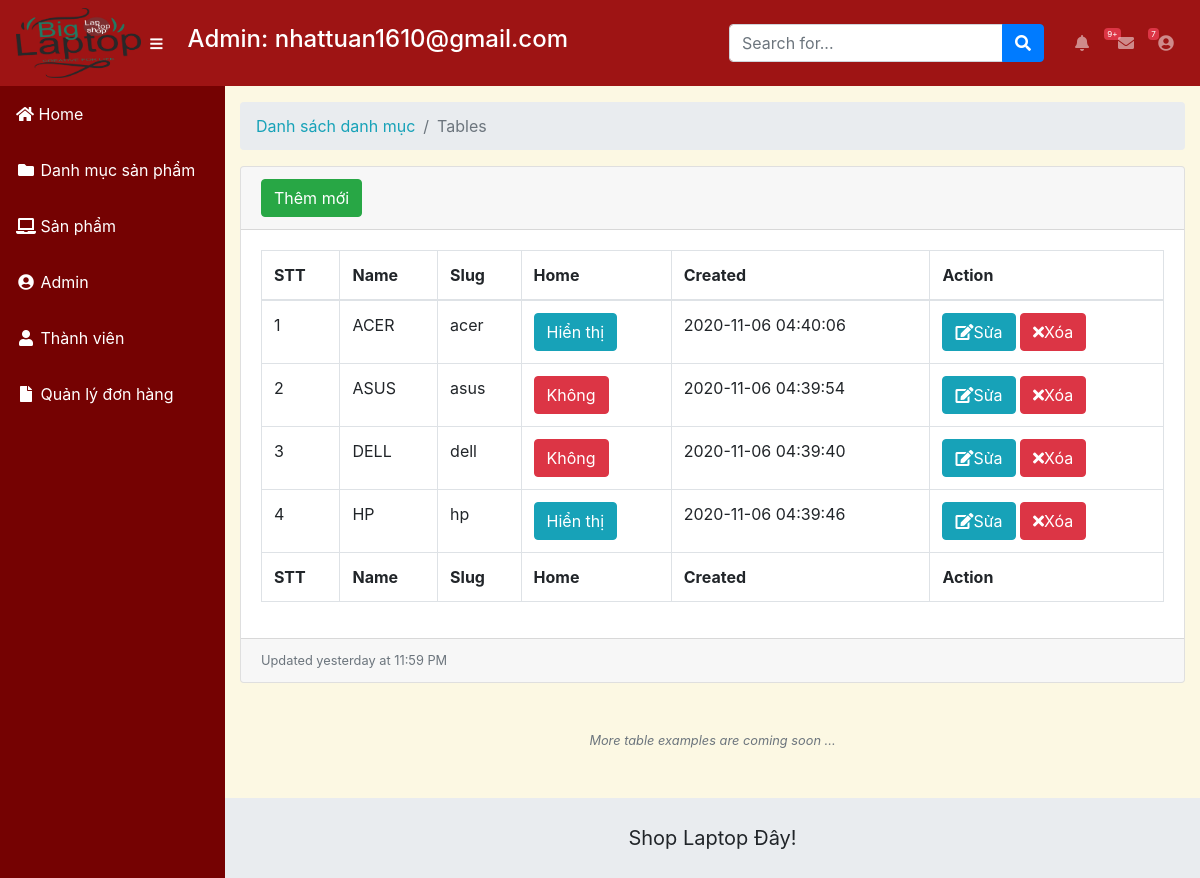
Page /weblaptop/admin/modules/category/index.php (signed in) on the committed database.
### tables this page shows
CREATE TABLE `category` (
  `id` int(11) NOT NULL,
  `name` varchar(100) DEFAULT NULL,
  `slug` varchar(100) DEFAULT NULL,
  `images` varchar(100) DEFAULT NULL,
  `banner` varchar(100) DEFAULT NULL,
  `home` tinyint(4) DEFAULT '0',
  `status` tinyint(4) DEFAULT '1',
  `created_at` timestamp NULL DEFAULT CURRENT_TIMESTAMP,
  `updated_at` timestamp NULL DEFAULT CURRENT_TIMESTAMP ON UPDATE CURRENT_TIMESTAMP
);

### weblaptop/libraries/function.php (called while the page is built, shortened)
<?php
	function base_url()
	{
		return $url = "http://localhost/weblaptop/";
	}
	function modules($url)
	{
		return base_url() . "admin/modules/" .$url ;
	}
 ?>

### weblaptop/libraries/database.php (called while the page is built, shortened)
<?php
    class Database
    {
        public $link;
        public function __construct()
        {
            $this->link = mysqli_connect("localhost","root","","weblaptop") or die ();
            mysqli_set_charset($this->link,"utf8");
        }
        public function fetchAll($table)
        {
            $sql = "SELECT * FROM {$table} WHERE 1" ;
            $result = mysqli_query($this->link,$sql) or die("Lỗi Truy Vấn fetchAll " .mysqli_error($this->link));
            $data = [];
            if( $result)
            {
                while ($num = mysqli_fetch_assoc($result))
                {
                    $data[] = $num;
                }
            }
            return $data;
        }
    }
    ?>

### weblaptop/admin/autoload/autoload.php (called while the page is built, shortened)
<?php
			require_once __DIR__. "/../../libraries/database.php";
            require_once __DIR__. "/../../libraries/function.php";
			 $db= new database;
?>

### weblaptop/admin/modules/category/index.php (the view, shortened to what this page needs)
            <?php
            require_once __DIR__. "/../../autoload/autoload.php";
            $category= $db->fetchAll("category");
             ?>
            <?php
            require_once __DIR__. "/../../layouts/header.php";
            ?>
<div id="content-wrapper">
    <div class="container-fluid">
        <ol class="breadcrumb">
            <li class="breadcrumb-item">
                <a href="<?php echo modules("category") ?>">Danh sách danh mục</a>
            </li>
            <li class="breadcrumb-item active">Tables</li>
        </ol>
        <div class="card mb-3">
            <div class="card-header">
                <a href="add.php" class="btn btn-success">Thêm mới</a>
            </div>
            <div class="card-body">
                <div class="table-responsive">
                    <table class="table table-bordered" id="dataTable"  width="100%" cellspacing="0">
                        <thead>
                            <tr>
                                <th>STT</th>
                                <th>Name</th>
                                <th>Slug</th>
                                <th>Home</th>
                                <th>Created</th>
                                <th>Action</th>
                            </tr>
                        </thead>
                        <tfoot>
                            <tr>
                                 <th>STT</th>
                                <th>Name</th>
                                <th>Slug</th>
                                <th>Home</th>
                                <th>Created</th>
                                <th>Action</th>
                            </tr>
                        </tfoot>
                        <tbody>
                            <?php $stt=1; foreach ($category as $item): ?>
                            <tr>
                                <td><?php echo $stt ?></td>
                                <td><?php echo $item['name'] ?></td>
                                <td><?php echo $item['slug'] ?></td>
                                <td>
                                    <a href="home.php?id=<?php echo $item['id'] ?>" class="btn btn-xs <?php echo $item['home'] == 1 ? 'btn-info' : 'btn-danger'?>"><?php echo $item['home'] == 1 ? 'Hiển thị' : 'Không' ?></a>
                                </td>
                                <td><?php echo $item['created_at'] ?></td>
                                <td>
                                    <a class="btn btn-xs btn-info" href="edit.php?id=<?php echo $item['id'] ?>"><i class="fa fa-edit"></i>Sửa</a>
                                    <a class="btn btn-xs btn-danger" href="delete.php?id=<?php echo $item['id'] ?>"><i class="fa fa-times"></i>Xóa</a>
                                </td>
                            </tr>
                            <?php $stt++; endforeach ?>
                        </tbody>
                    </table>
                </div>
            </div>
            <div class="card-footer small text-muted">Updated yesterday at 11:59 PM</div>
        </div>
        <p class="small text-center text-muted my-5">
            <em>More table examples are coming soon ...</em>
        </p>
    </div>
</div>
<?php
   require_once __DIR__. "/../../layouts/footer.php";
    ?>

### rows in the picture
category: name "ACER", slug "acer", home "Hiển thị", created_at "2020-11-06 04:40:06"
category: name "ASUS", slug "asus", home "Không", created_at "2020-11-06 04:39:54"
category: name "DELL", slug "dell", home "Không", created_at "2020-11-06 04:39:40"
category: name "HP", slug "hp", home "Hiển thị", created_at "2020-11-06 04:39:46"

### other values in the picture
$_SESSION['admin_name'] "nhattuan1610@gmail.com"
